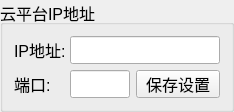
  <widget class="QGroupBox" name="cloudIPSetBox">
   <property name="geometry">
    <rect>
     <x>740</x>
     <y>460</y>
     <width>230</width>
     <height>100</height>
    </rect>
   </property>
   <property name="font">
    <font>
     <pointsize>12</pointsize>
    </font>
   </property>
   <property name="title">
    <string>云平台IP地址</string>
   </property>
   <layout class="QVBoxLayout" name="verticalLayout_13">
    <item>
     <layout class="QHBoxLayout" name="horizontalLayout_17">
      <item>
       <widget class="QLabel" name="label_Hostip">
        <property name="minimumSize">
         <size>
          <width>50</width>
          <height>28</height>
         </size>
        </property>
        <property name="maximumSize">
         <size>
          <width>50</width>
          <height>28</height>
         </size>
        </property>
        <property name="font">
         <font>
          <pointsize>12</pointsize>
         </font>
        </property>
        <property name="text">
         <string>IP地址:</string>
        </property>
       </widget>
      </item>
      <item>
       <widget class="QLineEdit" name="m_hostip">
        <property name="sizePolicy">
         <sizepolicy hsizetype="Expanding" vsizetype="Preferred">
          <horstretch>0</horstretch>
          <verstretch>0</verstretch>
         </sizepolicy>
        </property>
        <property name="minimumSize">
         <size>
          <width>150</width>
          <height>28</height>
         </size>
        </property>
        <property name="maximumSize">
         <size>
          <width>150</width>
          <height>28</height>
         </size>
        </property>
        <property name="font">
         <font>
          <pointsize>12</pointsize>
         </font>
        </property>
        <property name="echoMode">
         <enum>QLineEdit::Normal</enum>
        </property>
       </widget>
      </item>
     </layout>
    </item>
    <item>
     <layout class="QHBoxLayout" name="horizontalLayout_5">
      <item>
       <widget class="QLabel" name="label_com">
        <property name="minimumSize">
         <size>
          <width>50</width>
          <height>28</height>
         </size>
        </property>
        <property name="maximumSize">
         <size>
          <width>50</width>
          <height>28</height>
         </size>
        </property>
        <property name="font">
         <font>
          <pointsize>12</pointsize>
         </font>
        </property>
        <property name="text">
         <string>端口:</string>
        </property>
       </widget>
      </item>
      <item>
       <widget class="QLineEdit" name="m_com">
        <property name="sizePolicy">
         <sizepolicy hsizetype="Expanding" vsizetype="Preferred">
          <horstretch>0</horstretch>
          <verstretch>0</verstretch>
         </sizepolicy>
        </property>
        <property name="minimumSize">
         <size>
          <width>0</width>
          <height>28</height>
         </size>
        </property>
        <property name="maximumSize">
         <size>
          <width>60</width>
          <height>28</height>
         </size>
        </property>
        <property name="font">
         <font>
          <pointsize>12</pointsize>
         </font>
        </property>
        <property name="echoMode">
         <enum>QLineEdit::Normal</enum>
        </property>
       </widget>
      </item>
      <item>
       <widget class="QPushButton" name="pushButton_saveCloudIP">
        <property name="minimumSize">
         <size>
          <width>0</width>
          <height>28</height>
         </size>
        </property>
        <property name="maximumSize">
         <size>
          <width>16777215</width>
          <height>28</height>
         </size>
        </property>
        <property name="font">
         <font>
          <pointsize>12</pointsize>
         </font>
        </property>
        <property name="text">
         <string>保存设置</string>
        </property>
       </widget>
      </item>
     </layout>
    </item>
   </layout>
  </widget>
